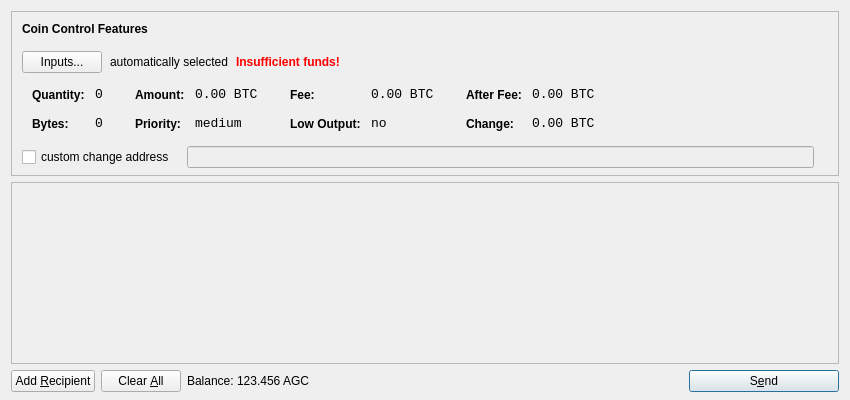
<?xml version="1.0" encoding="UTF-8"?>
<ui version="4.0">
 <class>SendCoinsDialog</class>
 <widget class="QDialog" name="SendCoinsDialog">
  <property name="geometry">
   <rect>
    <x>0</x>
    <y>0</y>
    <width>850</width>
    <height>400</height>
   </rect>
  </property>
  <property name="windowTitle">
   <string>Send Coins</string>
  </property>
  <layout class="QVBoxLayout" name="verticalLayout" stretch="0,1,0">
   <property name="bottomMargin">
    <number>8</number>
   </property>
   <item>
    <widget class="QFrame" name="frameCoinControl">
     <property name="sizePolicy">
      <sizepolicy hsizetype="Expanding" vsizetype="Expanding">
       <horstretch>0</horstretch>
       <verstretch>0</verstretch>
      </sizepolicy>
     </property>
     <property name="maximumSize">
      <size>
       <width>16777215</width>
       <height>16777215</height>
      </size>
     </property>
     <property name="frameShape">
      <enum>QFrame::StyledPanel</enum>
     </property>
     <property name="frameShadow">
      <enum>QFrame::Sunken</enum>
     </property>
     <layout class="QVBoxLayout" name="verticalLayoutCoinControl2">
      <property name="spacing">
       <number>-1</number>
      </property>
      <property name="leftMargin">
       <number>0</number>
      </property>
      <property name="topMargin">
       <number>0</number>
      </property>
      <property name="rightMargin">
       <number>0</number>
      </property>
      <property name="bottomMargin">
       <number>6</number>
      </property>
      <item>
       <layout class="QVBoxLayout" name="verticalLayoutCoinControl" stretch="0,0,0,0,1">
        <property name="spacing">
         <number>0</number>
        </property>
        <property name="leftMargin">
         <number>10</number>
        </property>
        <property name="topMargin">
         <number>10</number>
        </property>
        <item>
         <layout class="QHBoxLayout" name="horizontalLayoutCoinControl1">
          <property name="bottomMargin">
           <number>15</number>
          </property>
          <item>
           <widget class="QLabel" name="labelCoinControlFeatures">
            <property name="sizePolicy">
             <sizepolicy hsizetype="Preferred" vsizetype="Maximum">
              <horstretch>0</horstretch>
              <verstretch>0</verstretch>
             </sizepolicy>
            </property>
            <property name="font">
             <font>
              <weight>75</weight>
              <bold>true</bold>
             </font>
            </property>
            <property name="styleSheet">
             <string notr="true">font-weight:bold;</string>
            </property>
            <property name="text">
             <string>Coin Control Features</string>
            </property>
           </widget>
          </item>
         </layout>
        </item>
        <item>
         <layout class="QHBoxLayout" name="horizontalLayoutCoinControl2" stretch="0,0,0,0">
          <property name="spacing">
           <number>8</number>
          </property>
          <property name="bottomMargin">
           <number>10</number>
          </property>
          <item>
           <widget class="QPushButton" name="pushButtonCoinControl">
            <property name="styleSheet">
             <string notr="true"/>
            </property>
            <property name="text">
             <string>Inputs...</string>
            </property>
           </widget>
          </item>
          <item>
           <widget class="QLabel" name="labelCoinControlAutomaticallySelected">
            <property name="text">
             <string>automatically selected</string>
            </property>
            <property name="margin">
             <number>5</number>
            </property>
           </widget>
          </item>
          <item>
           <widget class="QLabel" name="labelCoinControlInsuffFunds">
            <property name="font">
             <font>
              <weight>75</weight>
              <bold>true</bold>
             </font>
            </property>
            <property name="styleSheet">
             <string notr="true">color:red;font-weight:bold;</string>
            </property>
            <property name="text">
             <string>Insufficient funds!</string>
            </property>
            <property name="margin">
             <number>5</number>
            </property>
           </widget>
          </item>
          <item>
           <spacer name="horizontalSpacerCoinControl">
            <property name="orientation">
             <enum>Qt::Horizontal</enum>
            </property>
            <property name="sizeHint" stdset="0">
             <size>
              <width>40</width>
              <height>1</height>
             </size>
            </property>
           </spacer>
          </item>
         </layout>
        </item>
        <item>
         <widget class="QWidget" name="widgetCoinControl" native="true">
          <property name="sizePolicy">
           <sizepolicy hsizetype="Preferred" vsizetype="Preferred">
            <horstretch>0</horstretch>
            <verstretch>0</verstretch>
           </sizepolicy>
          </property>
          <property name="minimumSize">
           <size>
            <width>0</width>
            <height>0</height>
           </size>
          </property>
          <property name="styleSheet">
           <string notr="true"/>
          </property>
          <layout class="QHBoxLayout" name="horizontalLayoutCoinControl5">
           <property name="margin">
            <number>0</number>
           </property>
           <item>
            <layout class="QHBoxLayout" name="horizontalLayoutCoinControl3" stretch="0,0,0,1">
             <property name="spacing">
              <number>20</number>
             </property>
             <property name="topMargin">
              <number>0</number>
             </property>
             <property name="bottomMargin">
              <number>10</number>
             </property>
             <item>
              <layout class="QFormLayout" name="formLayoutCoinControl1">
               <property name="horizontalSpacing">
                <number>10</number>
               </property>
               <property name="verticalSpacing">
                <number>14</number>
               </property>
               <property name="leftMargin">
                <number>10</number>
               </property>
               <property name="topMargin">
                <number>4</number>
               </property>
               <property name="rightMargin">
                <number>6</number>
               </property>
               <item row="0" column="0">
                <widget class="QLabel" name="labelCoinControlQuantityText">
                 <property name="styleSheet">
                  <string notr="true">font-weight:bold;</string>
                 </property>
                 <property name="text">
                  <string>Quantity:</string>
                 </property>
                 <property name="margin">
                  <number>0</number>
                 </property>
                </widget>
               </item>
               <item row="0" column="1">
                <widget class="QLabel" name="labelCoinControlQuantity">
                 <property name="font">
                  <font>
                   <family>Monospace</family>
                   <pointsize>10</pointsize>
                  </font>
                 </property>
                 <property name="cursor">
                  <cursorShape>IBeamCursor</cursorShape>
                 </property>
                 <property name="contextMenuPolicy">
                  <enum>Qt::ActionsContextMenu</enum>
                 </property>
                 <property name="text">
                  <string notr="true">0</string>
                 </property>
                 <property name="margin">
                  <number>0</number>
                 </property>
                 <property name="textInteractionFlags">
                  <set>Qt::LinksAccessibleByMouse|Qt::TextSelectableByKeyboard|Qt::TextSelectableByMouse</set>
                 </property>
                </widget>
               </item>
               <item row="1" column="0">
                <widget class="QLabel" name="labelCoinControlBytesText">
                 <property name="styleSheet">
                  <string notr="true">font-weight:bold;</string>
                 </property>
                 <property name="text">
                  <string>Bytes:</string>
                 </property>
                </widget>
               </item>
               <item row="1" column="1">
                <widget class="QLabel" name="labelCoinControlBytes">
                 <property name="font">
                  <font>
                   <family>Monospace</family>
                   <pointsize>10</pointsize>
                  </font>
                 </property>
                 <property name="cursor">
                  <cursorShape>IBeamCursor</cursorShape>
                 </property>
                 <property name="contextMenuPolicy">
                  <enum>Qt::ActionsContextMenu</enum>
                 </property>
                 <property name="text">
                  <string notr="true">0</string>
                 </property>
                 <property name="textInteractionFlags">
                  <set>Qt::LinksAccessibleByMouse|Qt::TextSelectableByKeyboard|Qt::TextSelectableByMouse</set>
                 </property>
                </widget>
               </item>
              </layout>
             </item>
             <item>
              <layout class="QFormLayout" name="formLayoutCoinControl2">
               <property name="horizontalSpacing">
                <number>10</number>
               </property>
               <property name="verticalSpacing">
                <number>14</number>
               </property>
               <property name="leftMargin">
                <number>6</number>
               </property>
               <property name="topMargin">
                <number>4</number>
               </property>
               <property name="rightMargin">
                <number>6</number>
               </property>
               <item row="0" column="0">
                <widget class="QLabel" name="labelCoinControlAmountText">
                 <property name="styleSheet">
                  <string notr="true">font-weight:bold;</string>
                 </property>
                 <property name="text">
                  <string>Amount:</string>
                 </property>
                 <property name="margin">
                  <number>0</number>
                 </property>
                </widget>
               </item>
               <item row="0" column="1">
                <widget class="QLabel" name="labelCoinControlAmount">
                 <property name="font">
                  <font>
                   <family>Monospace</family>
                   <pointsize>10</pointsize>
                  </font>
                 </property>
                 <property name="cursor">
                  <cursorShape>IBeamCursor</cursorShape>
                 </property>
                 <property name="contextMenuPolicy">
                  <enum>Qt::ActionsContextMenu</enum>
                 </property>
                 <property name="text">
                  <string notr="true">0.00 BTC</string>
                 </property>
                 <property name="textInteractionFlags">
                  <set>Qt::LinksAccessibleByMouse|Qt::TextSelectableByKeyboard|Qt::TextSelectableByMouse</set>
                 </property>
                </widget>
               </item>
               <item row="1" column="0">
                <widget class="QLabel" name="labelCoinControlPriorityText">
                 <property name="styleSheet">
                  <string notr="true">font-weight:bold;</string>
                 </property>
                 <property name="text">
                  <string>Priority:</string>
                 </property>
                </widget>
               </item>
               <item row="1" column="1">
                <widget class="QLabel" name="labelCoinControlPriority">
                 <property name="font">
                  <font>
                   <family>Monospace</family>
                   <pointsize>10</pointsize>
                  </font>
                 </property>
                 <property name="cursor">
                  <cursorShape>IBeamCursor</cursorShape>
                 </property>
                 <property name="contextMenuPolicy">
                  <enum>Qt::ActionsContextMenu</enum>
                 </property>
                 <property name="text">
                  <string>medium</string>
                 </property>
                 <property name="textInteractionFlags">
                  <set>Qt::LinksAccessibleByMouse|Qt::TextSelectableByKeyboard|Qt::TextSelectableByMouse</set>
                 </property>
                </widget>
               </item>
              </layout>
             </item>
             <item>
              <layout class="QFormLayout" name="formLayoutCoinControl3">
               <property name="horizontalSpacing">
                <number>10</number>
               </property>
               <property name="verticalSpacing">
                <number>14</number>
               </property>
               <property name="leftMargin">
                <number>6</number>
               </property>
               <property name="topMargin">
                <number>4</number>
               </property>
               <property name="rightMargin">
                <number>6</number>
               </property>
               <item row="0" column="0">
                <widget class="QLabel" name="labelCoinControlFeeText">
                 <property name="styleSheet">
                  <string notr="true">font-weight:bold;</string>
                 </property>
                 <property name="text">
                  <string>Fee:</string>
                 </property>
                 <property name="margin">
                  <number>0</number>
                 </property>
                </widget>
               </item>
               <item row="0" column="1">
                <widget class="QLabel" name="labelCoinControlFee">
                 <property name="font">
                  <font>
                   <family>Monospace</family>
                   <pointsize>10</pointsize>
                  </font>
                 </property>
                 <property name="cursor">
                  <cursorShape>IBeamCursor</cursorShape>
                 </property>
                 <property name="contextMenuPolicy">
                  <enum>Qt::ActionsContextMenu</enum>
                 </property>
                 <property name="text">
                  <string notr="true">0.00 BTC</string>
                 </property>
                 <property name="textInteractionFlags">
                  <set>Qt::LinksAccessibleByMouse|Qt::TextSelectableByKeyboard|Qt::TextSelectableByMouse</set>
                 </property>
                </widget>
               </item>
               <item row="1" column="0">
                <widget class="QLabel" name="labelCoinControlLowOutputText">
                 <property name="styleSheet">
                  <string notr="true">font-weight:bold;</string>
                 </property>
                 <property name="text">
                  <string>Low Output:</string>
                 </property>
                </widget>
               </item>
               <item row="1" column="1">
                <widget class="QLabel" name="labelCoinControlLowOutput">
                 <property name="font">
                  <font>
                   <family>Monospace</family>
                   <pointsize>10</pointsize>
                  </font>
                 </property>
                 <property name="cursor">
                  <cursorShape>IBeamCursor</cursorShape>
                 </property>
                 <property name="contextMenuPolicy">
                  <enum>Qt::ActionsContextMenu</enum>
                 </property>
                 <property name="text">
                  <string>no</string>
                 </property>
                 <property name="textInteractionFlags">
                  <set>Qt::LinksAccessibleByMouse|Qt::TextSelectableByKeyboard|Qt::TextSelectableByMouse</set>
                 </property>
                </widget>
               </item>
              </layout>
             </item>
             <item>
              <layout class="QFormLayout" name="formLayoutCoinControl4">
               <property name="horizontalSpacing">
                <number>10</number>
               </property>
               <property name="verticalSpacing">
                <number>14</number>
               </property>
               <property name="leftMargin">
                <number>6</number>
               </property>
               <property name="topMargin">
                <number>4</number>
               </property>
               <property name="rightMargin">
                <number>6</number>
               </property>
               <item row="0" column="0">
                <widget class="QLabel" name="labelCoinControlAfterFeeText">
                 <property name="styleSheet">
                  <string notr="true">font-weight:bold;</string>
                 </property>
                 <property name="text">
                  <string>After Fee:</string>
                 </property>
                 <property name="margin">
                  <number>0</number>
                 </property>
                </widget>
               </item>
               <item row="0" column="1">
                <widget class="QLabel" name="labelCoinControlAfterFee">
                 <property name="font">
                  <font>
                   <family>Monospace</family>
                   <pointsize>10</pointsize>
                  </font>
                 </property>
                 <property name="cursor">
                  <cursorShape>IBeamCursor</cursorShape>
                 </property>
                 <property name="contextMenuPolicy">
                  <enum>Qt::ActionsContextMenu</enum>
                 </property>
                 <property name="text">
                  <string notr="true">0.00 BTC</string>
                 </property>
                 <property name="textInteractionFlags">
                  <set>Qt::LinksAccessibleByMouse|Qt::TextSelectableByKeyboard|Qt::TextSelectableByMouse</set>
                 </property>
                </widget>
               </item>
               <item row="1" column="0">
                <widget class="QLabel" name="labelCoinControlChangeText">
                 <property name="styleSheet">
                  <string notr="true">font-weight:bold;</string>
                 </property>
                 <property name="text">
                  <string>Change:</string>
                 </property>
                </widget>
               </item>
               <item row="1" column="1">
                <widget class="QLabel" name="labelCoinControlChange">
                 <property name="font">
                  <font>
                   <family>Monospace</family>
                   <pointsize>10</pointsize>
                  </font>
                 </property>
                 <property name="cursor">
                  <cursorShape>IBeamCursor</cursorShape>
                 </property>
                 <property name="contextMenuPolicy">
                  <enum>Qt::ActionsContextMenu</enum>
                 </property>
                 <property name="text">
                  <string notr="true">0.00 BTC</string>
                 </property>
                 <property name="textInteractionFlags">
                  <set>Qt::LinksAccessibleByMouse|Qt::TextSelectableByKeyboard|Qt::TextSelectableByMouse</set>
                 </property>
                </widget>
               </item>
              </layout>
             </item>
            </layout>
           </item>
          </layout>
         </widget>
        </item>
        <item>
         <layout class="QHBoxLayout" name="horizontalLayoutCoinControl4" stretch="0,0,0">
          <property name="spacing">
           <number>12</number>
          </property>
          <property name="sizeConstraint">
           <enum>QLayout::SetDefaultConstraint</enum>
          </property>
          <property name="topMargin">
           <number>5</number>
          </property>
          <property name="rightMargin">
           <number>5</number>
          </property>
          <item>
           <widget class="QCheckBox" name="checkBoxCoinControlChange">
            <property name="text">
             <string>custom change address</string>
            </property>
           </widget>
          </item>
          <item>
           <widget class="QLineEdit" name="lineEditCoinControlChange">
            <property name="enabled">
             <bool>false</bool>
            </property>
            <property name="sizePolicy">
             <sizepolicy hsizetype="Expanding" vsizetype="Fixed">
              <horstretch>0</horstretch>
              <verstretch>0</verstretch>
             </sizepolicy>
            </property>
           </widget>
          </item>
          <item>
           <widget class="QLabel" name="labelCoinControlChangeLabel">
            <property name="sizePolicy">
             <sizepolicy hsizetype="Preferred" vsizetype="Expanding">
              <horstretch>0</horstretch>
              <verstretch>0</verstretch>
             </sizepolicy>
            </property>
            <property name="minimumSize">
             <size>
              <width>0</width>
              <height>0</height>
             </size>
            </property>
            <property name="text">
             <string/>
            </property>
            <property name="margin">
             <number>3</number>
            </property>
           </widget>
          </item>
         </layout>
        </item>
        <item>
         <spacer name="verticalSpacerCoinControl">
          <property name="orientation">
           <enum>Qt::Vertical</enum>
          </property>
          <property name="sizeHint" stdset="0">
           <size>
            <width>800</width>
            <height>1</height>
           </size>
          </property>
         </spacer>
        </item>
       </layout>
      </item>
     </layout>
    </widget>
   </item>
   <item>
    <widget class="QScrollArea" name="scrollArea">
     <property name="widgetResizable">
      <bool>true</bool>
     </property>
     <widget class="QWidget" name="scrollAreaWidgetContents">
      <property name="geometry">
       <rect>
        <x>0</x>
        <y>0</y>
        <width>830</width>
        <height>165</height>
       </rect>
      </property>
      <layout class="QVBoxLayout" name="verticalLayout_2">
       <property name="margin">
        <number>0</number>
       </property>
       <item>
        <layout class="QVBoxLayout" name="entries">
         <property name="spacing">
          <number>6</number>
         </property>
        </layout>
       </item>
       <item>
        <spacer name="verticalSpacer">
         <property name="orientation">
          <enum>Qt::Vertical</enum>
         </property>
         <property name="sizeHint" stdset="0">
          <size>
           <width>20</width>
           <height>40</height>
          </size>
         </property>
        </spacer>
       </item>
      </layout>
     </widget>
    </widget>
   </item>
   <item>
    <layout class="QHBoxLayout" name="horizontalLayout">
     <item>
      <widget class="QPushButton" name="addButton">
       <property name="toolTip">
        <string>Send to multiple recipients at once</string>
       </property>
       <property name="text">
        <string>Add &amp;Recipient</string>
       </property>
       <property name="icon">
        <iconset resource="../bitcoin.qrc">
         <normaloff>:/icons/add</normaloff>:/icons/add</iconset>
       </property>
       <property name="autoDefault">
        <bool>false</bool>
       </property>
      </widget>
     </item>
     <item>
      <widget class="QPushButton" name="clearButton">
       <property name="sizePolicy">
        <sizepolicy hsizetype="Minimum" vsizetype="Fixed">
         <horstretch>0</horstretch>
         <verstretch>0</verstretch>
        </sizepolicy>
       </property>
       <property name="toolTip">
        <string>Remove all transaction fields</string>
       </property>
       <property name="text">
        <string>Clear &amp;All</string>
       </property>
       <property name="icon">
        <iconset resource="../bitcoin.qrc">
         <normaloff>:/icons/remove</normaloff>:/icons/remove</iconset>
       </property>
       <property name="autoRepeatDelay">
        <number>300</number>
       </property>
       <property name="autoDefault">
        <bool>false</bool>
       </property>
      </widget>
     </item>
     <item>
      <layout class="QHBoxLayout" name="horizontalLayout_2">
       <property name="spacing">
        <number>3</number>
       </property>
       <item>
        <widget class="QLabel" name="label">
         <property name="text">
          <string>Balance:</string>
         </property>
        </widget>
       </item>
       <item>
        <widget class="QLabel" name="labelBalance">
         <property name="cursor">
          <cursorShape>IBeamCursor</cursorShape>
         </property>
         <property name="text">
          <string>123.456 AGC</string>
         </property>
         <property name="textInteractionFlags">
          <set>Qt::LinksAccessibleByMouse|Qt::TextSelectableByKeyboard|Qt::TextSelectableByMouse</set>
         </property>
        </widget>
       </item>
      </layout>
     </item>
     <item>
      <spacer name="horizontalSpacer">
       <property name="orientation">
        <enum>Qt::Horizontal</enum>
       </property>
       <property name="sizeHint" stdset="0">
        <size>
         <width>40</width>
         <height>20</height>
        </size>
       </property>
      </spacer>
     </item>
     <item>
      <widget class="QPushButton" name="sendButton">
       <property name="minimumSize">
        <size>
         <width>150</width>
         <height>0</height>
        </size>
       </property>
       <property name="toolTip">
        <string>Confirm the send action</string>
       </property>
       <property name="text">
        <string>S&amp;end</string>
       </property>
       <property name="icon">
        <iconset resource="../bitcoin.qrc">
         <normaloff>:/icons/send</normaloff>:/icons/send</iconset>
       </property>
       <property name="default">
        <bool>true</bool>
       </property>
      </widget>
     </item>
    </layout>
   </item>
  </layout>
 </widget>
 <resources>
  <include location="../bitcoin.qrc"/>
 </resources>
 <connections/>
</ui>
